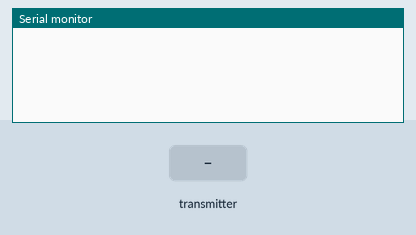
Recording of a sketch running on a simulated Arduino Uno, built with avr-gcc and run on an emulated ATmega328P. Shown: the last lines printed to the serial monitor. Inputs (shaded band) come from the test bench. No radio packets arrive unless stated.

Above: at 1.2 s.
1.3 s: the transmitter starts sending gotByte.0 = 0
At 2.2 s:
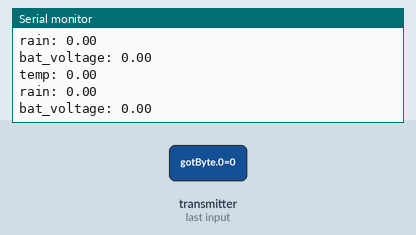
2.8 s: the transmitter starts sending gotByte.1 = 100
5.8 s: the transmitter starts sending gotByte.2 = 25
At 6.4 s:
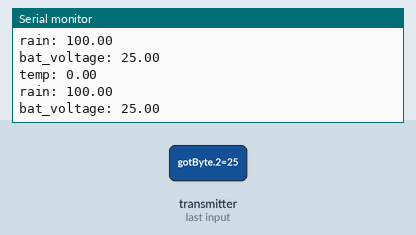
8.8 s: the transmitter starts sending gotByte.0 = 25
11.8 s: the transmitter starts sending gotByte.1 = 0
14.8 s: the transmitter starts sending gotByte.0 = 100
Timing chart, 0 to 17.8 s (numbered marks = the images above; inputs shaded):
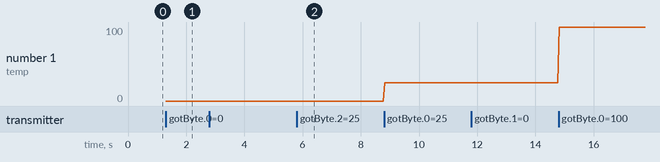

The sketch:

receiver.ino
```cpp
#include <SPI.h>
#include "nRF24L01.h"
#include "RF24.h"

RF24 radio(9, 10);  // "создать" модуль на пинах 9 и 10 Для Уно


byte address[][6] = {"1Node", "2Node", "3Node", "4Node", "5Node", "6Node"}; //возможные номера труб


void setup() {
  Serial.begin(9600);         // открываем порт для связи с ПК

  //-----Настройки NRF-----
  radio.begin();              // активировать модуль
  radio.setAutoAck(1);        // режим подтверждения приёма, 1 вкл 0 выкл
  radio.setRetries(0, 15);    // (время между попыткой достучаться, число попыток)
  radio.enableAckPayload();   // разрешить отсылку данных в ответ на входящий сигнал
  radio.setPayloadSize(32);   // размер пакета, в байтах
  radio.openReadingPipe(1, address[0]);   // хотим слушать трубу 0
  radio.setChannel(0x60);     // выбираем канал (в котором нет шумов!)
  radio.setPALevel (RF24_PA_MAX);   // уровень мощности передатчика. На выбор RF24_PA_MIN, RF24_PA_LOW, RF24_PA_HIGH, RF24_PA_MAX
  radio.setDataRate (RF24_250KBPS); // скорость обмена. На выбор RF24_2MBPS, RF24_1MBPS, RF24_250KBPS
  //должна быть одинакова на приёмнике и передатчике!
  //при самой низкой скорости имеем самую высокую чувствительность и дальность!!
  radio.powerUp();        // начать работу
  radio.startListening(); // начинаем слушать эфир, мы приёмный модуль
}

void loop() {
  byte pipeNo;
  float gotByte[3];
  while (radio.available(&pipeNo)) {        // слушаем эфир со всех труб
    radio.read(&gotByte, sizeof(gotByte));  // чиатем входящий сигнал
    Serial.print("temp: ");
    Serial.println(gotByte[0]);
    Serial.print("rain: ");
    Serial.println(gotByte[1]);
    Serial.print("bat_voltage: ");
    Serial.println(gotByte[2]);

  }
}
```

Measured:
- after the input at 1.3 s, the serial monitor: prints a new line at once (image 1)
- after the input at 5.8 s, the serial monitor: prints a new line at once (image 2)
- plotted number 1: 25 → 100 after the input at 14.8 s
